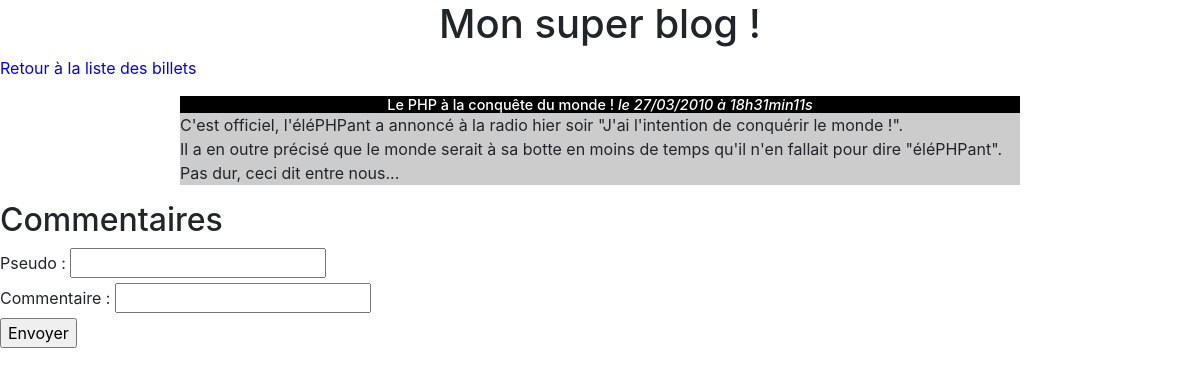
Page /index.php?controller=post&action=show&postId=2 on the committed database.
### tables this page shows
CREATE TABLE `posts` (
  `id` int(11) NOT NULL,
  `title` varchar(255) NOT NULL,
  `content` text NOT NULL,
  `creation_date` datetime NOT NULL
);

### controller/PostFrontController.php (called while the page is built, shortened)
<?php
require_once('BaseController.php');
class PostFrontController extends BaseController
{
    public function showAction()
    {
        $postId = isset($_GET['postId']) ? (int) $_GET['postId'] : 0;
        $viewData = $this->initViewData();
        $viewData['post'] = $this->getContainer()->getPostManager()->getPost($postId);
        $viewData['commentsList'] = $this->getContainer()->getCommentManager()->getCommentsList($postId);
        require('view/front/postShowView.php');
    }
}

### model/Router.php (called while the page is built, shortened)
<?php
class Router
{
    protected $config;
    public function getConfig()
    {
        return $this->config;
    }
    public function setConfig(array $config)
    {
        $this->config = $config;
    }
    public function executeAction($controllerParam, $actionParam, $envParam)
    {
        $controller = new $controllerName();
        $actionName = $actionParam.'Action';
        require_once(__DIR__.'/../model/Container.php');
        $container = new Container($this->getConfig());
        $controller->setContainer($container);
        $controller->$actionName();
    }
}

### index.php (called while the page is built)
<?php
require_once('config.php');
require_once('model/Router.php');
$router = new \OpenClassrooms\Blog\Model\Router($config);
try {
    $router->executeAction(
        isset($_REQUEST['controller']) ? $_REQUEST['controller'] : 'post',
        isset($_REQUEST['action']) ? $_REQUEST['action'] : 'list',
        'front'
    );
} catch(Exception $e) {
    $viewData['error'] = $e->getMessage();
    require('view/errorView.php');
}

### controller/BaseController.php (called while the page is built, shortened)
<?php
require_once(__DIR__.'/../model/Container.php');
abstract class BaseController
{
    protected $container;
    public function getContainer()
    {
        return $this->container;
    }
    public function setContainer(\OpenClassrooms\Blog\Model\Container $container)
    {
        $this->container = $container;
    }
    public function initViewData()
    {
        $viewData = [];
        $viewData['title'] = $this->getContainer()->getConfig()['title'];
        return $viewData;
    }
}

### model/Container.php (called while the page is built, shortened)
<?php
class Container
{
    protected $config;
    public function getConfig()
    {
        return $this->config;
    }
    public function setConfig(array $config)
    {
        $this->config = $config;
    }
    protected function getDatabaseHandler()
    {
        static $instance;
        if (!isset($instance)) {
            $instance = new \PDO(
                $this->config['database']['dsn'],
                $this->config['database']['username'],
                $this->config['database']['username']
            );
        }
        return $instance;
    }
    public function getPostManager()
    {
        static $instance;
        if (!isset($instance)) {
            include_once('PostManager.php');
            $instance = new \OpenClassrooms\Blog\Model\PostManager($this->getDatabaseHandler());
        }
        return $instance;
    }
    public function getCommentManager()
    {
        static $instance;
        if (!isset($instance)) {
            include_once('CommentManager.php');
            $instance = new \OpenClassrooms\Blog\Model\CommentManager($this->getDatabaseHandler());
        }
        return $instance;
    }
}

### model/Manager.php (called while the page is built, shortened)
<?php
abstract class Manager
{
    protected $databaseHandler;
    public function getDatabaseHandler()
    {
        return $this->databaseHandler;
    }
    public function setDatabaseHandler(\PDO $databaseHandler)
    {
        $this->databaseHandler = $databaseHandler;
    }
}

### model/PostManager.php (called while the page is built, shortened)
<?php
require_once('Manager.php');
require_once('Post.php');
class PostManager extends Manager
{
    public function getPost($id)
    {
        $request = $this->getDatabaseHandler()->prepare('SELECT id, title, content, DATE_FORMAT(creation_date, \'%d/%m/%Y à %Hh%imin%ss\') AS creation_date_fr FROM posts WHERE id = ?');
        $request->execute(array($id));
        $result = $request->fetch();
        $post = new Post();
        $post->setId($result['id']);
        $post->setTitle($result['title']);
        $post->setContent($result['content']);
        $post->setCreationDate($result['creation_date_fr']);
        return $post;
    }
}

### model/CommentManager.php (called while the page is built, shortened)
<?php
require_once('Manager.php');
class CommentManager extends Manager
{
    public function getCommentsList($postId)
    {
        $request = $this->getDatabaseHandler()->prepare('SELECT id, post_id, author, content, report_counter, DATE_FORMAT(creation_date, \'%d/%m/%Y à %Hh%imin%ss\') AS creation_date_fr FROM comments WHERE post_id = ? ORDER BY creation_date');
        $request->execute(array($postId));
        $resultsList = $request->fetchAll();
        $commentsList = [];
        return $commentsList;
    }
}

### model/Post.php (called while the page is built, shortened)
<?php
class Post
{
    private $title;
    private $content;
    private $creationDate;
    public function getTitle()
    {
        return $this->title;
    }
    public function setTitle($title)
    {
        $this->title = $title;
    }
    public function getContent()
    {
        return $this->content;
    }
    public function setContent($content)
    {
        $this->content = $content;
    }
    public function getCreationDate()
    {
        return $this->creationDate;
    }
    public function setCreationDate($creationDate)
    {
        $this->creationDate = $creationDate;
    }
}

### view/front/_postView.php (the view, shortened to what this page needs)
<div class="post">
    <h3>
        <?php echo htmlspecialchars($viewData['post']->getTitle()); ?>
        <em>le <?php echo $viewData['post']->getCreationDate(); ?></em>
    </h3>
    <p>
        <?php
            echo nl2br($viewData['post']->getContent());
        ?>
    </p>
</div>

### public/css/style.css (style rules this page uses)
h1, h3 { text-align:center; }
h3 { background-color:black; color:white; font-size:0.9em; margin-bottom:0px; }
.post p { background-color:#CCCCCC; margin-top:0px; }
.post { width:70%; margin:auto; }

### rows in the picture
posts: title "Le PHP à la conquête du monde !", content "C'est officiel, l'éléPHPant a annoncé à la radio hier soir \"J'ai l'intention de conquérir le monde !\". Il a en outre précisé que le monde serait à sa botte en moins de temps qu'il n'en fallait pour dire \"éléPHPant\". Pas dur, ceci dit entre nous..."

### other values in the picture
$viewData['post']->getCreationDate() "27/03/2010 à 18h31min11s"
